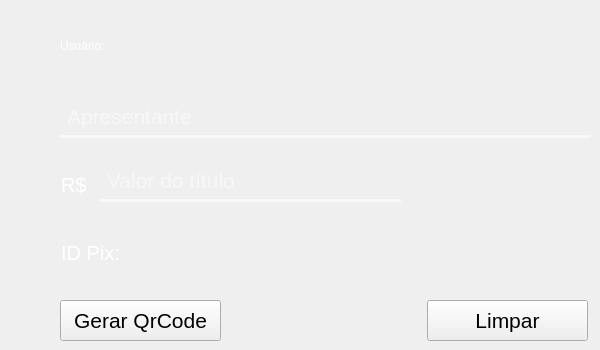
          <widget class="QWidget" name="page_gerar">
           <property name="styleSheet">
            <string notr="true"/>
           </property>
           <widget class="QLineEdit" name="campo_apresentante">
            <property name="geometry">
             <rect>
              <x>60</x>
              <y>97</y>
              <width>531</width>
              <height>41</height>
             </rect>
            </property>
            <property name="font">
             <font>
              <family>MS Shell Dlg 2</family>
              <pointsize>16</pointsize>
              <weight>50</weight>
              <italic>false</italic>
              <bold>false</bold>
             </font>
            </property>
            <property name="styleSheet">
             <string notr="true">background-color:rgba(0,0,0,0);
color:rgb(255,255,255);
border: none;
border-bottom:3px solid rgba(255,255,255,150);
padding: 5px;</string>
            </property>
            <property name="maxLength">
             <number>45</number>
            </property>
            <property name="placeholderText">
             <string>Apresentante</string>
            </property>
           </widget>
           <widget class="QLineEdit" name="campo_valor">
            <property name="geometry">
             <rect>
              <x>100</x>
              <y>161</y>
              <width>301</width>
              <height>41</height>
             </rect>
            </property>
            <property name="font">
             <font>
              <family>MS Shell Dlg 2</family>
              <pointsize>16</pointsize>
              <weight>50</weight>
              <italic>false</italic>
              <bold>false</bold>
             </font>
            </property>
            <property name="styleSheet">
             <string notr="true">background-color:rgba(0,0,0,0);
color:rgb(255,255,255);
border: none;
border-bottom:3px solid rgba(255,255,255,150);
padding: 5px;</string>
            </property>
            <property name="maxLength">
             <number>20</number>
            </property>
            <property name="placeholderText">
             <string>Valor do título</string>
            </property>
           </widget>
           <widget class="QLabel" name="txt_id_pix">
            <property name="geometry">
             <rect>
              <x>51</x>
              <y>231</y>
              <width>301</width>
              <height>43</height>
             </rect>
            </property>
            <property name="font">
             <font>
              <family>MS Shell Dlg 2</family>
              <pointsize>15</pointsize>
              <weight>50</weight>
              <italic>false</italic>
              <bold>false</bold>
             </font>
            </property>
            <property name="styleSheet">
             <string notr="true">color: rgb(255, 255, 255);
background-color: transparent;
padding: 5px;</string>
            </property>
            <property name="text">
             <string>ID Pix: </string>
            </property>
           </widget>
           <widget class="QLabel" name="txt_moeda">
            <property name="geometry">
             <rect>
              <x>51</x>
              <y>163</y>
              <width>55</width>
              <height>43</height>
             </rect>
            </property>
            <property name="font">
             <font>
              <family>MS Shell Dlg 2</family>
              <pointsize>15</pointsize>
              <weight>50</weight>
              <italic>false</italic>
              <bold>false</bold>
             </font>
            </property>
            <property name="styleSheet">
             <string notr="true">color: rgb(255, 255, 255);
background-color: transparent;
padding: 5px;</string>
            </property>
            <property name="text">
             <string>R$</string>
            </property>
           </widget>
           <widget class="QPushButton" name="btn_gerar_qrcode">
            <property name="geometry">
             <rect>
              <x>60</x>
              <y>300</y>
              <width>161</width>
              <height>41</height>
             </rect>
            </property>
            <property name="font">
             <font>
              <pointsize>16</pointsize>
             </font>
            </property>
            <property name="styleSheet">
             <string notr="true"/>
            </property>
            <property name="text">
             <string>Gerar QrCode</string>
            </property>
           </widget>
           <widget class="QPushButton" name="btn_limpar_campos">
            <property name="geometry">
             <rect>
              <x>427</x>
              <y>300</y>
              <width>161</width>
              <height>41</height>
             </rect>
            </property>
            <property name="font">
             <font>
              <pointsize>16</pointsize>
             </font>
            </property>
            <property name="styleSheet">
             <string notr="true"/>
            </property>
            <property name="text">
             <string>Limpar</string>
            </property>
           </widget>
           <widget class="QLabel" name="campo_usuario_atual">
            <property name="geometry">
             <rect>
              <x>60</x>
              <y>30</y>
              <width>531</width>
              <height>31</height>
             </rect>
            </property>
            <property name="styleSheet">
             <string notr="true">color: rgb(255, 255, 255);
font: 15pt &quot;MS Shell Dlg 2&quot;</string>
            </property>
            <property name="text">
             <string>Usuário:</string>
            </property>
           </widget>
          </widget>
